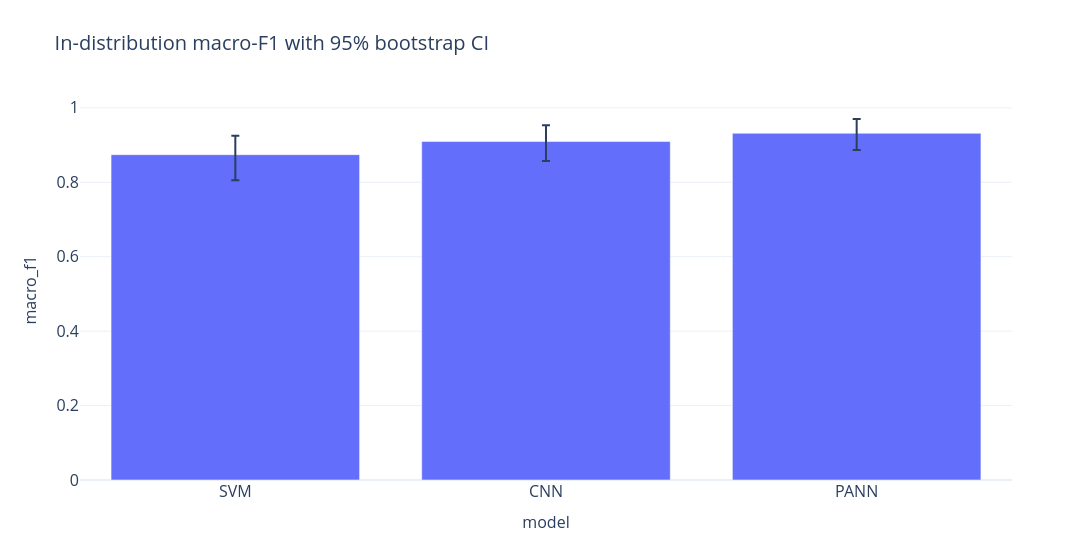

Write notebook code for a chart like this one.
### Markdown cell above
### Three evaluations

Three questions, three evaluations:

1. **In-distribution.** Which model wins on the held-out Svanström test set?
2. **Cross-source.** How far does each model's performance drop on Al-Emadi, data with different microphones, drones, and recording environments that was never seen during training?
3. **Noise robustness.** How does macro-F1 degrade as ESC-50 background noise is added at worse and worse SNRs (clean, +10, +5, 0, −5 dB)?

### Code cell
results = {
    "SVM":  {"in_dist": svm_test},
    "CNN":  {"in_dist": cnn_test},
    "PANN": {"in_dist": pann_test},
}

summary = []
for name, r in results.items():
    f1_mean, f1_lo, f1_hi = r["in_dist"]["f1_ci"]
    summary.append({
        "model": name,
        "macro_f1": r["in_dist"]["macro_f1"],
        "f1_lo": f1_lo,
        "f1_hi": f1_hi,
        "auc_drone": r["in_dist"]["auc_per_class"]["drone"],
        "auc_helicopter": r["in_dist"]["auc_per_class"]["helicopter"],
        "auc_background": r["in_dist"]["auc_per_class"]["background"],
    })

summary_df = pd.DataFrame(summary)
print(summary_df.round(4).to_string(index=False))

fig = px.bar(summary_df, x="model", y="macro_f1",
             error_y=summary_df["f1_hi"] - summary_df["macro_f1"],
             error_y_minus=summary_df["macro_f1"] - summary_df["f1_lo"],
             title="In-distribution macro-F1 with 95% bootstrap CI", width=1200)
fig.write_image("figures/in_distribution.png", scale=3)
fig.show()

### Figure 1 — Plotly figure (JSON) as saved in the notebook; plotly's stock layout.template omitted (floating-point values rounded to 4 significant figures)
{"data": [{"error_y": {"array": [0.05087, 0.04376, 0.03838], "arrayminus": [0.06852, 0.0523, 0.04525]}, "hovertemplate": "model=%{x}<br>macro_f1=%{y}<extra></extra>", "legendgroup": "", "marker": {"color": "#636efa", "pattern": {"shape": ""}}, "name": "", "orientation": "v", "showlegend": false, "textposition": "auto", "type": "bar", "x": ["SVM", "CNN", "PANN"], "xaxis": "x", "y": [0.8742, 0.9095, 0.9317], "yaxis": "y"}], "layout": {"barmode": "relative", "legend": {"tracegroupgap": 0}, "title": {"text": "In-distribution macro-F1 with 95% bootstrap CI"}, "width": 1200, "xaxis": {"anchor": "y", "domain": [0, 1], "title": {"text": "model"}}, "yaxis": {"anchor": "x", "domain": [0, 1], "title": {"text": "macro_f1"}}}}
